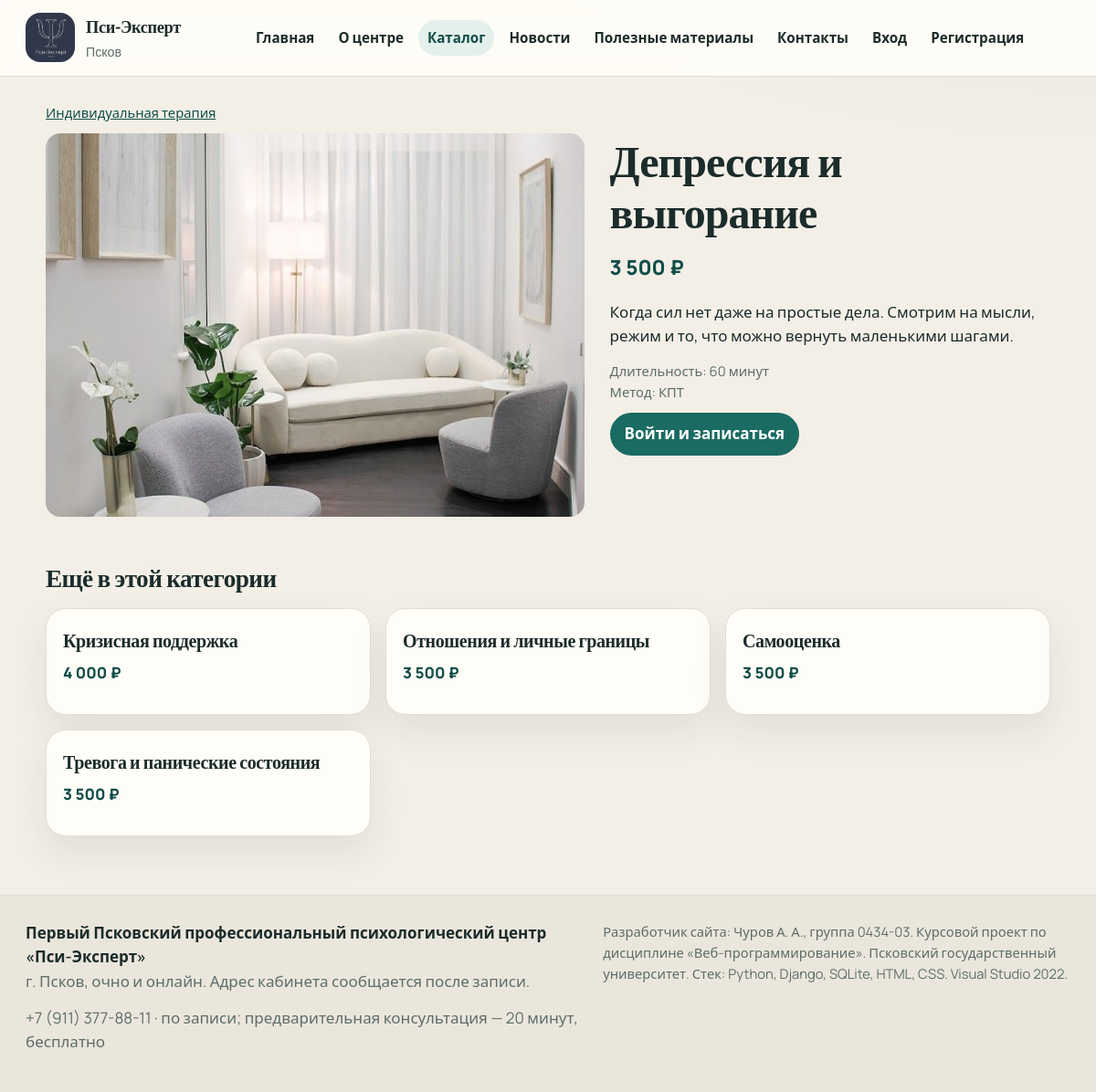
Page /service/2/ on the committed database.
### app/models.py (models this page shows, shortened)
class Service(models.Model):
    category = models.ForeignKey(
        Category,
        on_delete=models.PROTECT,
        related_name='services',
        verbose_name='Категория',
    )
    name = models.CharField('Название', max_length=200)
    price = models.DecimalField('Стоимость, ₽', max_digits=10, decimal_places=2)
    duration = models.CharField('Длительность', max_length=80, default='60 минут')
    method = models.CharField('Метод', max_length=160, blank=True)
    description = models.TextField('Описание')
    image = models.ImageField('Изображение', upload_to='services/', blank=True)
    available = models.BooleanField('Доступна для записи', default=True)
    created_at = models.DateTimeField('Добавлена', auto_now_add=True)
    class Meta:
        ordering = ['name']
        verbose_name = 'Услуга'
        verbose_name_plural = 'Услуги'
    @property
    def price_label(self):
        return format_price(self.price)

class Category(models.Model):
    name = models.CharField('Название', max_length=120)
    name_key = models.CharField('Ключ названия', max_length=120, unique=True, editable=False)
    slug = models.SlugField('Адрес', max_length=140, unique=True)
    description = models.TextField('Описание', blank=True)
    position = models.PositiveIntegerField('Порядок', default=0)
    class Meta:
        ordering = ['position', 'name']
        verbose_name = 'Категория'
        verbose_name_plural = 'Категории'

### app/views.py (the view)
# urls.py: path('service/<int:pk>/', views.service_detail, name='service_detail'),
def service_detail(request, pk):
    service = get_object_or_404(Service.objects.select_related('category'), pk=pk)
    related = Service.objects.filter(category=service.category).exclude(pk=service.pk)[:4]
    return render(request, 'app/service_detail.html', {
        'service': service,
        'related': related,
    })

### app/context_processors.py (called while the page is built, shortened)
def site_context(request):
    role = None
    cart_count = 0
    user = request.user
    return {
        'company': COMPANY,
        'user_role': role,
        'cart_count': cart_count,
    }

### app/models.py (called while the page is built)
def format_price(value):
    if value is None:
        return '0'
    amount = Decimal(value)
    if amount == 0:
        return 'бесплатно'
    return f'{int(amount):,}'.replace(',', ' ') + ' ₽'

### app/templates/app/service_detail.html (shortened to what this page needs)
{% extends "app/base.html" %}
{% block content %}
<p class="meta"><a href="{% url 'catalog_category' service.category.slug %}">{{ service.category.name }}</a></p>
<div class="layout">
    <div>
        {% if service.image %}
        <img class="service-photo large" src="{{ service.image.url }}" alt="">
        {% endif %}
    </div>
    <div>
        <h1>{{ service.name }}</h1>
        <p class="price" style="font-size:1.4rem;">{{ service.price_label }}</p>
        <p>{{ service.description }}</p>
        <p class="meta">Длительность: {{ service.duration }}{% if service.method %}<br>Метод: {{ service.method }}{% endif %}</p>
        {% if service.available %}
            {% if user_role == 'client' %}
            <form method="post" action="{% url 'cart_add' service.pk %}">
                {% csrf_token %}
                <button class="btn" type="submit">Добавить в корзину</button>
            </form>
            {% elif user.is_authenticated %}
            <p class="meta">Запись через корзину доступна клиенту.</p>
            {% else %}
            <a class="btn" href="{% url 'login' %}?next={{ request.path }}">Войти и записаться</a>
            {% endif %}
        {% else %}
        <p>Сейчас на эту услугу нет записи.</p>
        {% endif %}
    </div>
</div>
{% if related %}
<h2 style="margin-top:32px;">Ещё в этой категории</h2>
<div class="grid cols-3">
    {% for item in related %}
    <a class="card" href="{% url 'service_detail' item.pk %}" style="text-decoration:none;color:inherit;">
        <h3>{{ item.name }}</h3>
        <p class="price">{{ item.price_label }}</p>
    </a>
    {% endfor %}
</div>
{% endif %}
{% endblock %}

### app/static/app/css/site.css (style rules this page uses)
:root { --ink: #1b2c2a; --muted: #5d6d6a; --paper: #f3efe7; --card: #fffdf8; --line: #e4ddd2; --teal: #1a6b62; --teal-dark: #114e48; --clay: #b65b45; --sage: #e4f0ec; --shadow: 0 18px 40px rgba(27, 44, 42, 0.08); }
* { box-sizing: border-box; }
html { scroll-behavior: smooth; }
body { margin: 0; color: var(--ink); background: radial-gradient(1200px 500px at 100% -10%, rgba(26, 107, 98, 0.08), transparent 55%), var(--paper); font-family: Manrope, "Segoe UI", sans-serif; font-size: 17px; line-height: 1.55; }
img { max-width: 100%; display: block; }
a { color: var(--teal-dark); }
h1, h2, h3, .brand strong { font-family: Literata, Georgia, serif; font-weight: 650; letter-spacing: -0.02em; }
h1 { font-size: clamp(2.1rem, 4vw, 3.4rem); line-height: 1.15; margin: 0 0 0.4em; }
h2 { font-size: 1.7rem; margin: 0 0 0.5em; }
p { margin: 0 0 0.8em; }
.who button, .btn, button.btn { border: 0; background: var(--teal); color: white; border-radius: 999px; padding: 10px 16px; font: inherit; font-weight: 700; cursor: pointer; text-decoration: none; display: inline-block; }
.grid { display: grid; gap: 16px; }
.grid.cols-3 { grid-template-columns: repeat(3, 1fr); }
.card { background: var(--card); border: 1px solid var(--line); border-radius: 22px; padding: 18px; box-shadow: var(--shadow); }
a.card { text-decoration: none; color: inherit; }
.card h3 { margin: 0 0 8px; font-size: 1.25rem; }
.card img.cover, .service-photo { width: 100%; height: 180px; object-fit: cover; border-radius: 16px; background: var(--sage); margin-bottom: 12px; }
.meta { color: var(--muted); font-size: 0.92rem; }
.price { font-weight: 800; color: var(--teal-dark); }
.layout { display: grid; grid-template-columns: 1.1fr 0.9fr; gap: 28px; }
.service-photo.large { height: 420px; }

### rows in the picture
Service: category.name "Индивидуальная терапия", image (picture), name "Депрессия и выгорание", price_label "3 500 ₽", description "Когда сил нет даже на простые дела. Смотрим на мысли, режим и то, что можно вернуть маленькими шагами.", duration "60 минут", method "КПТ"
Service: name "Кризисная поддержка", price_label "4 000 ₽"
Service: name "Отношения и личные границы", price_label "3 500 ₽"
Service: name "Самооценка", price_label "3 500 ₽"
Service: name "Тревога и панические состояния", price_label "3 500 ₽"

### other values in the picture
{{ company.name }} "Пси-Эксперт"
{{ company.legal }} "Первый Псковский профессиональный психологический центр «Пси-Эксперт»"
{{ company.address }} "г. Псков, очно и онлайн. Адрес кабинета сообщается после записи."
{{ company.phones.0 }} "+7 (911) 377-88-11"
{{ company.hours }} "по записи; предварительная консультация — 20 минут, бесплатно"
